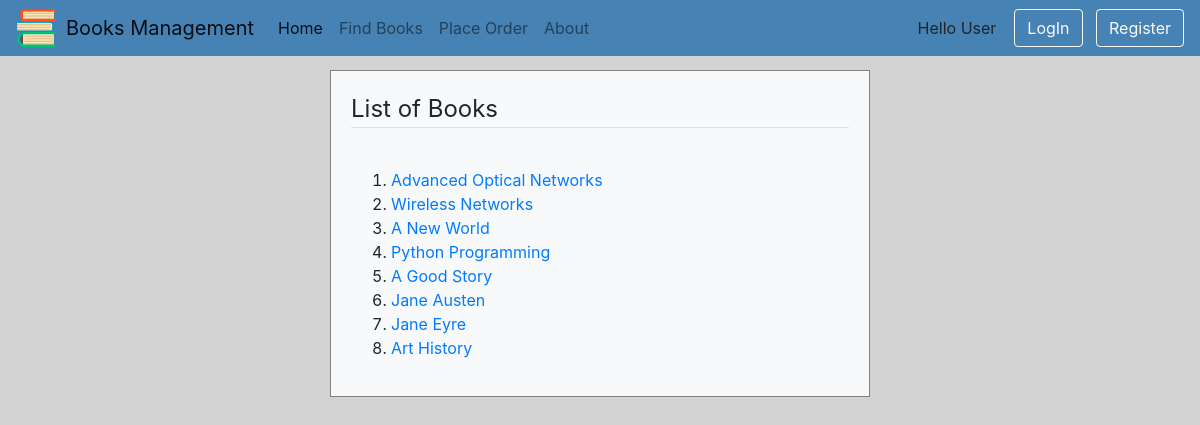
The page /myapp/ on the database its author committed.
### myapp/models.py (models this page shows, shortened)
class Book(models.Model):
    CATEGORY_CHOICES = [
        ('S', 'Scinece&Tech'),
        ('F', 'Fiction'),
        ('B', 'Biography'),
        ('T', 'Travel'),
        ('O', 'Other')
    ]
    title = models.CharField(max_length=200)
    category = models.CharField(max_length=1, choices=CATEGORY_CHOICES, default='S')
    num_pages = models.PositiveIntegerField(default=100)
    price = models.DecimalField(max_digits=10, decimal_places=2, validators=[MaxValueValidator(1000), MinValueValidator(0)])
    publisher = models.ForeignKey(Publisher, related_name='books', on_delete=models.CASCADE)
    description=models.TextField(max_length=500, blank=True)
    num_reviews=models.PositiveIntegerField(default=0, validators=[MaxValueValidator(5), MinValueValidator(1)])

### myapp/views.py (the view)
# urls.py: path(r'',views.Index.as_view(), name='index'),
class Index(View):
    def get(self, request):
        booklist=Book.objects.all().order_by('id')
        return render(request,'myapp/index.html',{'booklist':booklist})

### myapp/templates/myapp/index.html (shortened to what this page needs)
{% extends 'myapp/base.html' %}
{% load crispy_forms_tags %}
{% block body_block %}
{% if booklist %}
    <fieldset class="form-group">
         <legend class="border-bottom mb-4">List of Books</legend>
    </fieldset>
    <div class="form-group">
    <ol>
        {% for book in booklist %}
            <li><a href="{% url 'myapp:detail' book.id %}">{{ book.title }}</a></li>
        {% endfor %}
    </ol>
{% else %}
    <strong>There are no available books!</strong>
{% endif %}
    </div>
{% endblock %}

### myapp/static/myapp/style.css (style rules this page uses)
body { background-color: lightgrey; font-family: -apple-system,BlinkMacSystemFont,"Segoe UI",Roboto,"Helvetica Neue",Arial,"Noto Sans",sans-serif,"Apple Color Emoji","Segoe UI Emoji","Segoe UI Symbol","Noto Color Emoji"; margin: 0px; }

### rows shown on the page
Book: title "Advanced Optical Networks"
Book: title "Wireless Networks"
Book: title "A New World"
Book: title "Python Programming"
Book: title "A Good Story"
Book: title "Jane Austen"
Book: title "Jane Eyre"
Book: title "Art History"
